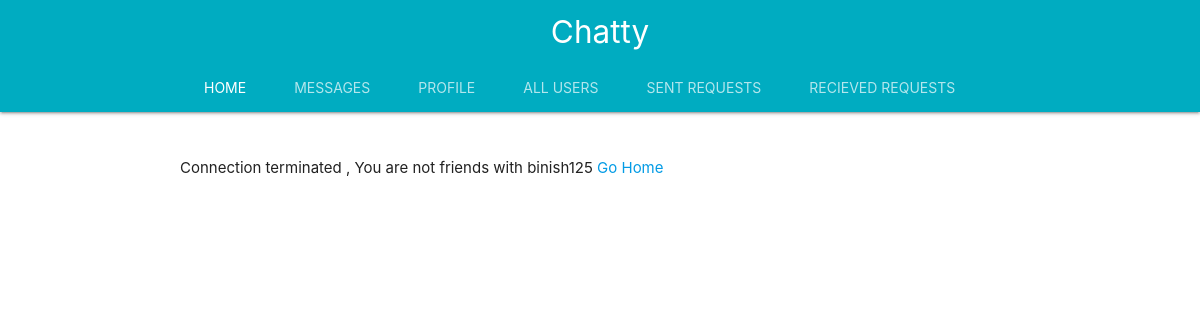
/message/1 (signed in), run on an earlier commit of the app's database.
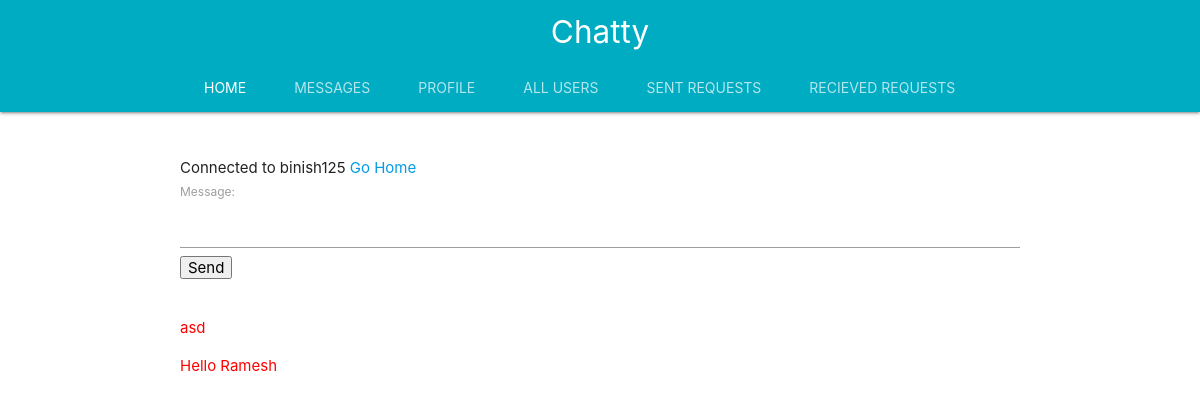
And on a later commit of the database.
### chat/models.py (models this page shows, shortened)
class chat(models.Model):
	message=models.CharField(max_length=500)
	message_to=models.ForeignKey(settings.AUTH_USER_MODEL,on_delete=models.CASCADE,related_name='message_to')
	message_from=models.ForeignKey(settings.AUTH_USER_MODEL,on_delete=models.CASCADE,related_name='message_from')
	send_date=models.DateTimeField(auto_now_add=True)

### chat/views.py (the view)
# urls.py: path('<int:id>',views.showMessage,name='show_message'),
def showMessage(request,id):
	messages=''
	to_user=get_object_or_404(User,id=id)
	form=ChatForm()
	if(to_user==request.user):
		message="Chatting with yourself huh !!"
	else:
		to_user_profile=get_object_or_404(Profile,user=to_user)
		request_user_profile=Profile.objects.get(user=request.user)
		if(request_user_profile.friends.filter(user=to_user).first()):
			status=True
			message="Connected to " + to_user.username
			messages = chat.objects.filter(message_to=request.user,message_from=to_user) | chat.objects.filter(message_to=to_user,message_from=request.user)
			messages.order_by('pk')
		else:
			status=False
			message="Connection terminated , You are not friends with " + to_user.username
	context={
		'messages':messages,
		'reciever_id':id,
		'status':status,
		'message': message,
		'form':form,
	}
	return render(request,'chat/message.html',context)

### chat/forms.py
class ChatForm(forms.ModelForm):
	class Meta:
		model=chat
		fields=['message']

### chat/templates/chat/message.html (shortened to what this page needs)
{% extends 'accounts/base.html' %}
{% load static %}
{% block content %}
	{% if message %}
		{{message}}
	{% endif %}
<a href="{% url 'accounts:index' %}">Go Home</a>
{% if status %}
<form method="GET" action="{% url 'chat:send_message' reciever_id %}" id='msgForm'>
	{{form}}
	<input type="Submit" value="Send">
</form>
<br>
<div id='msgBlock' get_msg_action="{% url 'chat:get_message' reciever_id %}">
{% if messages %}
	{% for msg in messages %}
		{% if msg.message_to == request.user%}
			<p style="color: red">{{msg.message}}</p>
		{% else %}
			<p style="color:green">{{msg.message}}</p>
		{% endif%}
	{% endfor %}
{% else %}
	Start an conversation now
{% endif %}
</div>
{% endif %}
{% endblock %}

What changed in the data, as far as the page shows it:
added chat: message "asd"
added chat: message "Hello Ramesh"
Also different on the page:
{{ message }}: "Connection terminated , You are not friends with binish125" → "Connected to binish125"
form field value: (not shown) → "Send"
text now shown: "Message:"
